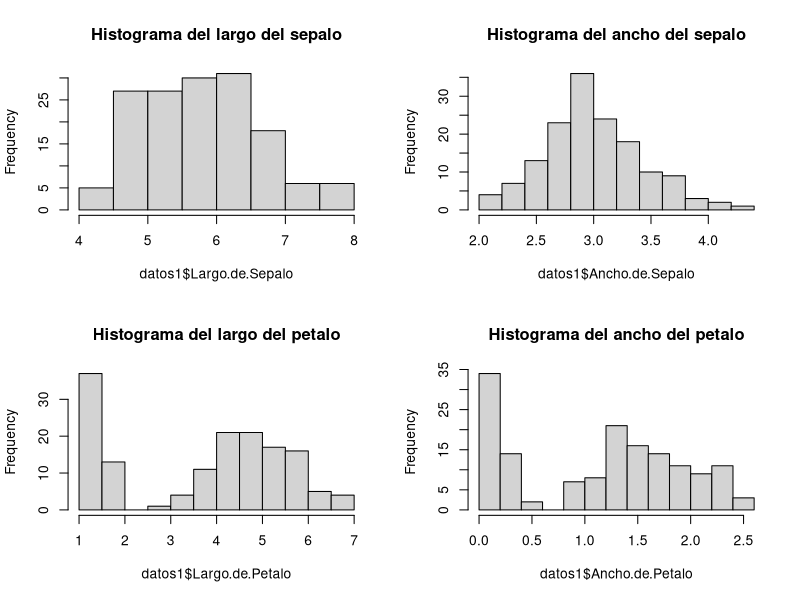

Generate this figure with R:
## ---- chunk 1
knitr::opts_chunk$set(echo = TRUE)
library(psych)
## ---- chunk 2
datos1=iris
colnames(datos1)<- c('Largo.de.Sepalo', 'Ancho.de.Sepalo', 'Largo.de.Petalo',
                 'Ancho.de.Petalo', 'Especie')
knitr::kable(head(datos1, 20))
knitr::kable(summary(datos1))
#describe(datos1)

par(mfrow=c(2,2))
hist(datos1$Largo.de.Sepalo,main = "Histograma del largo del sepalo")
hist(datos1$Ancho.de.Sepalo,main = "Histograma del ancho del sepalo")
hist(datos1$Largo.de.Petalo,main = "Histograma del largo del petalo")
hist(datos1$Ancho.de.Petalo,main = "Histograma del ancho del petalo")
